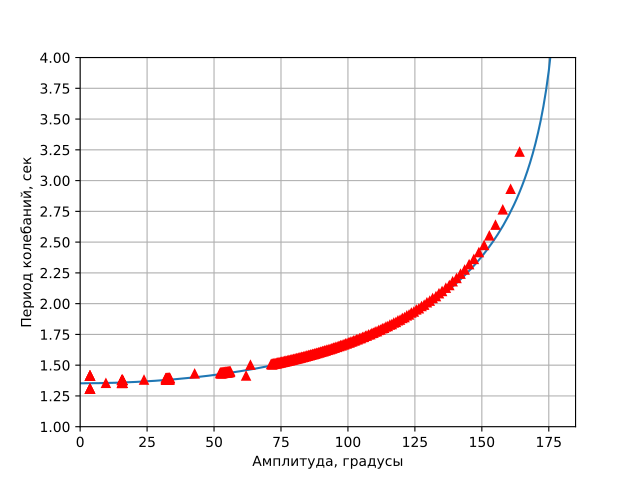

Python code for this plot:
import matplotlib.pyplot as plt
import pandas as pd
import numpy as np
import math as m
import scipy.special

fig1 = plt.figure()

tps = 1193180
T0 = 1.352690807070
sz = 0.005301452925

def elliptic(x):
    print(x)
    a0 = 1/m.sqrt(2-x**2)
    b0 = m.sqrt(2-a0**2)
    while True:
        a1 = (a0+b0)/2
        b1 = m.sqrt(a0*b0)
        if(abs(a0-a1) < 0.001 and abs(b0-b1) < 0.001):
            print(1/m.sqrt(2-x**2)/a1)
            return 1/m.sqrt(2-x**2)/a1
        else:
            a0 = a1
            b0 = b1

data = pd.read_csv("exp4.csv")
dT = data["dT"]/tps
dTs = np.roll(dT, -1);

#ampl = 180/np.pi*2*np.asin(sz/dT/2)
ampl = 180/np.pi*2*np.asin(np.sqrt((sz/dT+sz/dTs)**2/16))

plt.axis((0, 185, 1.0, 4))
plt.grid(visible=True)
plt.errorbar(ampl, data["T"]/tps, 0, 0, fmt="r^")

teor_x = np.arange(0, 179, 1)
teor_y = T0*teor_x #(1+(teor_x/140*np.pi/4)**2+11/12*(teor_x/140*np.pi/4)**4)

plt.xlabel("Амплитуда, градусы");
plt.ylabel("Период колебаний, сек");
plt.yticks(np.arange(1.0, 4.25, 0.25))

for i in range(teor_y.size):
    #teor_y[i] = T0*elliptic(m.sin(float(teor_x[i]/180*m.pi)/2)**2)
    teor_y[i] = T0*2/np.pi*scipy.special.ellipk(m.sin(float(teor_x[i]/180*m.pi)/2)**2)
    print(teor_y[i])

plt.plot(teor_x, teor_y)
plt.savefig("plot4.pdf")

fig2 = plt.figure()

plt.axis((0, 185, -0.05, 0.05))
plt.xlabel("Амплитуда, градусы");
plt.ylabel("Отклоненение между теорией и измерениями, сек");
plt.yticks(np.arange(-0.05, 0.05, 0.01))

ter2_y = T0*2/np.pi*scipy.special.ellipk(np.sin(ampl/180*np.pi/2)**2)
plt.errorbar(ampl, data["T"]/tps-ter2_y, 0, 0, fmt="yo", markersize=1)
plt.savefig("plot4_1.pdf")

print(data)
plt.show()
